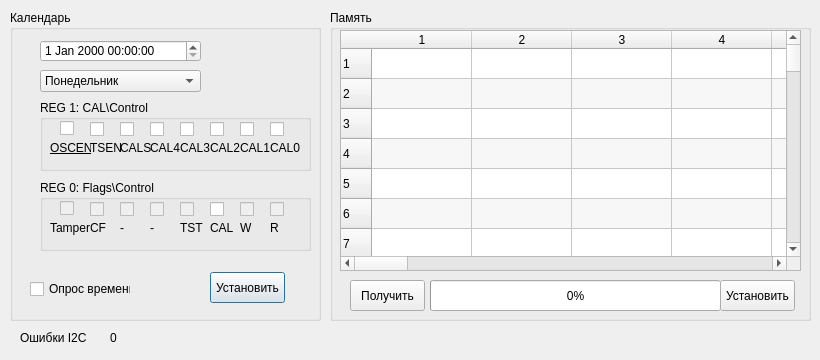
<?xml version="1.0" encoding="UTF-8"?>
<ui version="4.0">
 <class>I2C_Set</class>
 <widget class="QDialog" name="I2C_Set">
  <property name="geometry">
   <rect>
    <x>0</x>
    <y>0</y>
    <width>820</width>
    <height>360</height>
   </rect>
  </property>
  <property name="minimumSize">
   <size>
    <width>820</width>
    <height>360</height>
   </size>
  </property>
  <property name="maximumSize">
   <size>
    <width>820</width>
    <height>360</height>
   </size>
  </property>
  <property name="windowTitle">
   <string>I2C Часы/Память</string>
  </property>
  <widget class="QGroupBox" name="groupBox">
   <property name="geometry">
    <rect>
     <x>10</x>
     <y>10</y>
     <width>311</width>
     <height>311</height>
    </rect>
   </property>
   <property name="title">
    <string>Календарь</string>
   </property>
   <widget class="QDateTimeEdit" name="dateTimeEdit">
    <property name="geometry">
     <rect>
      <x>30</x>
      <y>30</y>
      <width>161</width>
      <height>22</height>
     </rect>
    </property>
   </widget>
   <widget class="QComboBox" name="comboBox">
    <property name="geometry">
     <rect>
      <x>30</x>
      <y>60</y>
      <width>161</width>
      <height>22</height>
     </rect>
    </property>
    <item>
     <property name="text">
      <string>Понедельник</string>
     </property>
    </item>
    <item>
     <property name="text">
      <string>Вторник</string>
     </property>
    </item>
    <item>
     <property name="text">
      <string>Среда</string>
     </property>
    </item>
    <item>
     <property name="text">
      <string>Четверг</string>
     </property>
    </item>
    <item>
     <property name="text">
      <string>Пятница</string>
     </property>
    </item>
    <item>
     <property name="text">
      <string>Суббота</string>
     </property>
    </item>
    <item>
     <property name="text">
      <string>Воскресенье</string>
     </property>
    </item>
   </widget>
   <widget class="QGroupBox" name="groupBox_2">
    <property name="geometry">
     <rect>
      <x>30</x>
      <y>90</y>
      <width>271</width>
      <height>71</height>
     </rect>
    </property>
    <property name="title">
     <string>REG 1: CAL\Control</string>
    </property>
    <widget class="QCheckBox" name="checkBox">
     <property name="geometry">
      <rect>
       <x>20</x>
       <y>20</y>
       <width>16</width>
       <height>16</height>
      </rect>
     </property>
     <property name="font">
      <font>
       <kerning>true</kerning>
      </font>
     </property>
     <property name="text">
      <string/>
     </property>
    </widget>
    <widget class="QCheckBox" name="checkBox_2">
     <property name="geometry">
      <rect>
       <x>50</x>
       <y>20</y>
       <width>16</width>
       <height>18</height>
      </rect>
     </property>
     <property name="font">
      <font>
       <kerning>true</kerning>
      </font>
     </property>
     <property name="text">
      <string/>
     </property>
    </widget>
    <widget class="QCheckBox" name="checkBox_3">
     <property name="geometry">
      <rect>
       <x>80</x>
       <y>20</y>
       <width>16</width>
       <height>18</height>
      </rect>
     </property>
     <property name="font">
      <font>
       <kerning>true</kerning>
      </font>
     </property>
     <property name="text">
      <string/>
     </property>
    </widget>
    <widget class="QCheckBox" name="checkBox_4">
     <property name="geometry">
      <rect>
       <x>110</x>
       <y>20</y>
       <width>16</width>
       <height>18</height>
      </rect>
     </property>
     <property name="font">
      <font>
       <kerning>true</kerning>
      </font>
     </property>
     <property name="text">
      <string/>
     </property>
    </widget>
    <widget class="QCheckBox" name="checkBox_5">
     <property name="geometry">
      <rect>
       <x>140</x>
       <y>20</y>
       <width>16</width>
       <height>18</height>
      </rect>
     </property>
     <property name="font">
      <font>
       <kerning>true</kerning>
      </font>
     </property>
     <property name="text">
      <string/>
     </property>
    </widget>
    <widget class="QCheckBox" name="checkBox_6">
     <property name="geometry">
      <rect>
       <x>170</x>
       <y>20</y>
       <width>16</width>
       <height>18</height>
      </rect>
     </property>
     <property name="font">
      <font>
       <kerning>true</kerning>
      </font>
     </property>
     <property name="text">
      <string/>
     </property>
    </widget>
    <widget class="QCheckBox" name="checkBox_7">
     <property name="geometry">
      <rect>
       <x>200</x>
       <y>20</y>
       <width>16</width>
       <height>18</height>
      </rect>
     </property>
     <property name="font">
      <font>
       <kerning>true</kerning>
      </font>
     </property>
     <property name="text">
      <string/>
     </property>
    </widget>
    <widget class="QCheckBox" name="checkBox_8">
     <property name="geometry">
      <rect>
       <x>230</x>
       <y>20</y>
       <width>16</width>
       <height>18</height>
      </rect>
     </property>
     <property name="font">
      <font>
       <kerning>true</kerning>
      </font>
     </property>
     <property name="text">
      <string/>
     </property>
    </widget>
    <widget class="QLabel" name="label">
     <property name="geometry">
      <rect>
       <x>10</x>
       <y>40</y>
       <width>41</width>
       <height>16</height>
      </rect>
     </property>
     <property name="font">
      <font>
       <underline>true</underline>
      </font>
     </property>
     <property name="text">
      <string>OSCEN</string>
     </property>
    </widget>
    <widget class="QLabel" name="label_2">
     <property name="geometry">
      <rect>
       <x>50</x>
       <y>40</y>
       <width>31</width>
       <height>16</height>
      </rect>
     </property>
     <property name="text">
      <string>TSEN</string>
     </property>
    </widget>
    <widget class="QLabel" name="label_3">
     <property name="geometry">
      <rect>
       <x>230</x>
       <y>40</y>
       <width>31</width>
       <height>16</height>
      </rect>
     </property>
     <property name="text">
      <string>CAL0</string>
     </property>
    </widget>
    <widget class="QLabel" name="label_4">
     <property name="geometry">
      <rect>
       <x>200</x>
       <y>40</y>
       <width>31</width>
       <height>16</height>
      </rect>
     </property>
     <property name="text">
      <string>CAL1</string>
     </property>
    </widget>
    <widget class="QLabel" name="label_5">
     <property name="geometry">
      <rect>
       <x>170</x>
       <y>40</y>
       <width>31</width>
       <height>16</height>
      </rect>
     </property>
     <property name="text">
      <string>CAL2</string>
     </property>
    </widget>
    <widget class="QLabel" name="label_6">
     <property name="geometry">
      <rect>
       <x>140</x>
       <y>40</y>
       <width>31</width>
       <height>16</height>
      </rect>
     </property>
     <property name="text">
      <string>CAL3</string>
     </property>
    </widget>
    <widget class="QLabel" name="label_7">
     <property name="geometry">
      <rect>
       <x>110</x>
       <y>40</y>
       <width>31</width>
       <height>16</height>
      </rect>
     </property>
     <property name="text">
      <string>CAL4</string>
     </property>
    </widget>
    <widget class="QLabel" name="label_8">
     <property name="geometry">
      <rect>
       <x>80</x>
       <y>40</y>
       <width>31</width>
       <height>16</height>
      </rect>
     </property>
     <property name="text">
      <string>CALS</string>
     </property>
    </widget>
   </widget>
   <widget class="QGroupBox" name="groupBox_3">
    <property name="enabled">
     <bool>true</bool>
    </property>
    <property name="geometry">
     <rect>
      <x>30</x>
      <y>170</y>
      <width>271</width>
      <height>71</height>
     </rect>
    </property>
    <property name="title">
     <string>REG 0: Flags\Control</string>
    </property>
    <widget class="QCheckBox" name="checkBox_9">
     <property name="enabled">
      <bool>false</bool>
     </property>
     <property name="geometry">
      <rect>
       <x>20</x>
       <y>20</y>
       <width>16</width>
       <height>16</height>
      </rect>
     </property>
     <property name="font">
      <font>
       <kerning>true</kerning>
      </font>
     </property>
     <property name="text">
      <string/>
     </property>
    </widget>
    <widget class="QCheckBox" name="checkBox_10">
     <property name="enabled">
      <bool>false</bool>
     </property>
     <property name="geometry">
      <rect>
       <x>50</x>
       <y>20</y>
       <width>16</width>
       <height>18</height>
      </rect>
     </property>
     <property name="font">
      <font>
       <kerning>true</kerning>
      </font>
     </property>
     <property name="text">
      <string/>
     </property>
    </widget>
    <widget class="QCheckBox" name="checkBox_11">
     <property name="enabled">
      <bool>false</bool>
     </property>
     <property name="geometry">
      <rect>
       <x>80</x>
       <y>20</y>
       <width>16</width>
       <height>18</height>
      </rect>
     </property>
     <property name="font">
      <font>
       <kerning>true</kerning>
      </font>
     </property>
     <property name="text">
      <string/>
     </property>
    </widget>
    <widget class="QCheckBox" name="checkBox_12">
     <property name="enabled">
      <bool>false</bool>
     </property>
     <property name="geometry">
      <rect>
       <x>110</x>
       <y>20</y>
       <width>16</width>
       <height>18</height>
      </rect>
     </property>
     <property name="font">
      <font>
       <kerning>true</kerning>
      </font>
     </property>
     <property name="text">
      <string/>
     </property>
    </widget>
    <widget class="QCheckBox" name="checkBox_13">
     <property name="enabled">
      <bool>false</bool>
     </property>
     <property name="geometry">
      <rect>
       <x>140</x>
       <y>20</y>
       <width>16</width>
       <height>18</height>
      </rect>
     </property>
     <property name="font">
      <font>
       <kerning>true</kerning>
      </font>
     </property>
     <property name="text">
      <string/>
     </property>
    </widget>
    <widget class="QCheckBox" name="checkBox_14">
     <property name="enabled">
      <bool>true</bool>
     </property>
     <property name="geometry">
      <rect>
       <x>170</x>
       <y>20</y>
       <width>16</width>
       <height>18</height>
      </rect>
     </property>
     <property name="font">
      <font>
       <kerning>true</kerning>
      </font>
     </property>
     <property name="text">
      <string/>
     </property>
    </widget>
    <widget class="QCheckBox" name="checkBox_15">
     <property name="enabled">
      <bool>false</bool>
     </property>
     <property name="geometry">
      <rect>
       <x>200</x>
       <y>20</y>
       <width>16</width>
       <height>18</height>
      </rect>
     </property>
     <property name="font">
      <font>
       <kerning>true</kerning>
      </font>
     </property>
     <property name="text">
      <string/>
     </property>
    </widget>
    <widget class="QCheckBox" name="checkBox_16">
     <property name="enabled">
      <bool>false</bool>
     </property>
     <property name="geometry">
      <rect>
       <x>230</x>
       <y>20</y>
       <width>16</width>
       <height>18</height>
      </rect>
     </property>
     <property name="font">
      <font>
       <kerning>true</kerning>
      </font>
     </property>
     <property name="text">
      <string/>
     </property>
    </widget>
    <widget class="QLabel" name="label_9">
     <property name="geometry">
      <rect>
       <x>10</x>
       <y>40</y>
       <width>41</width>
       <height>16</height>
      </rect>
     </property>
     <property name="font">
      <font>
       <underline>false</underline>
      </font>
     </property>
     <property name="text">
      <string>Tamper</string>
     </property>
    </widget>
    <widget class="QLabel" name="label_10">
     <property name="geometry">
      <rect>
       <x>50</x>
       <y>40</y>
       <width>31</width>
       <height>16</height>
      </rect>
     </property>
     <property name="text">
      <string>CF</string>
     </property>
    </widget>
    <widget class="QLabel" name="label_11">
     <property name="geometry">
      <rect>
       <x>230</x>
       <y>40</y>
       <width>31</width>
       <height>16</height>
      </rect>
     </property>
     <property name="text">
      <string>R</string>
     </property>
    </widget>
    <widget class="QLabel" name="label_12">
     <property name="geometry">
      <rect>
       <x>200</x>
       <y>40</y>
       <width>16</width>
       <height>16</height>
      </rect>
     </property>
     <property name="text">
      <string>W</string>
     </property>
    </widget>
    <widget class="QLabel" name="label_13">
     <property name="geometry">
      <rect>
       <x>170</x>
       <y>40</y>
       <width>31</width>
       <height>16</height>
      </rect>
     </property>
     <property name="text">
      <string>CAL</string>
     </property>
    </widget>
    <widget class="QLabel" name="label_14">
     <property name="geometry">
      <rect>
       <x>140</x>
       <y>40</y>
       <width>31</width>
       <height>16</height>
      </rect>
     </property>
     <property name="text">
      <string>TST</string>
     </property>
    </widget>
    <widget class="QLabel" name="label_15">
     <property name="geometry">
      <rect>
       <x>110</x>
       <y>40</y>
       <width>31</width>
       <height>16</height>
      </rect>
     </property>
     <property name="text">
      <string>-</string>
     </property>
    </widget>
    <widget class="QLabel" name="label_16">
     <property name="geometry">
      <rect>
       <x>80</x>
       <y>40</y>
       <width>16</width>
       <height>16</height>
      </rect>
     </property>
     <property name="text">
      <string>-</string>
     </property>
    </widget>
   </widget>
   <widget class="QPushButton" name="pushButton_2">
    <property name="geometry">
     <rect>
      <x>200</x>
      <y>262</y>
      <width>75</width>
      <height>31</height>
     </rect>
    </property>
    <property name="text">
     <string>Установить</string>
    </property>
   </widget>
   <widget class="QCheckBox" name="checkBox_17">
    <property name="geometry">
     <rect>
      <x>20</x>
      <y>270</y>
      <width>101</width>
      <height>18</height>
     </rect>
    </property>
    <property name="text">
     <string>Опрос времени</string>
    </property>
   </widget>
  </widget>
  <widget class="QGroupBox" name="groupBox_4">
   <property name="geometry">
    <rect>
     <x>330</x>
     <y>10</y>
     <width>481</width>
     <height>311</height>
    </rect>
   </property>
   <property name="title">
    <string>Память</string>
   </property>
   <widget class="QPushButton" name="pushButton_3">
    <property name="geometry">
     <rect>
      <x>20</x>
      <y>270</y>
      <width>75</width>
      <height>31</height>
     </rect>
    </property>
    <property name="text">
     <string>Получить</string>
    </property>
   </widget>
   <widget class="QPushButton" name="pushButton_4">
    <property name="geometry">
     <rect>
      <x>390</x>
      <y>270</y>
      <width>75</width>
      <height>31</height>
     </rect>
    </property>
    <property name="text">
     <string>Установить</string>
    </property>
    <property name="checkable">
     <bool>false</bool>
    </property>
    <property name="flat">
     <bool>false</bool>
    </property>
   </widget>
   <widget class="QTableWidget" name="tableWidget">
    <property name="geometry">
     <rect>
      <x>10</x>
      <y>20</y>
      <width>461</width>
      <height>241</height>
     </rect>
    </property>
    <property name="alternatingRowColors">
     <bool>true</bool>
    </property>
    <property name="wordWrap">
     <bool>true</bool>
    </property>
    <property name="cornerButtonEnabled">
     <bool>true</bool>
    </property>
    <property name="rowCount">
     <number>1024</number>
    </property>
    <property name="columnCount">
     <number>32</number>
    </property>
    <row/>
    <row/>
    <row/>
    <row/>
    <row/>
    <row/>
    <row/>
    <row/>
    <row/>
    <row/>
    <row/>
    <row/>
    <row/>
    <row/>
    <row/>
    <row/>
    <row/>
    <row/>
    <row/>
    <row/>
    <row/>
    <row/>
    <row/>
    <row/>
    <row/>
    <row/>
    <row/>
    <row/>
    <row/>
    <row/>
    <row/>
    <row/>
    <row/>
    <row/>
    <row/>
    <row/>
    <row/>
    <row/>
    <row/>
    <row/>
    <row/>
    <row/>
    <row/>
    <row/>
    <row/>
    <row/>
    <row/>
    <row/>
    <row/>
    <row/>
    <row/>
    <row/>
    <row/>
    <row/>
    <row/>
    <row/>
    <row/>
    <row/>
    <row/>
    <row/>
    <row/>
    <row/>
    <row/>
    <row/>
    <row/>
    <row/>
    <row/>
    <row/>
    <row/>
    <row/>
    <row/>
    <row/>
    <row/>
    <row/>
    <row/>
    <row/>
    <row/>
    <row/>
    <row/>
    <row/>
    <row/>
    <row/>
    <row/>
    <row/>
    <row/>
    <row/>
    <row/>
    <row/>
    <row/>
    <row/>
    <row/>
    <row/>
    <row/>
    <row/>
    <row/>
    <row/>
    <row/>
    <row/>
    <row/>
    <row/>
    <row/>
    <row/>
    <row/>
    <row/>
    <row/>
    <row/>
    <row/>
    <row/>
    <row/>
    <row/>
    <row/>
    <row/>
    <row/>
    <row/>
    <row/>
    <row/>
    <row/>
    <row/>
    <row/>
    <row/>
    <row/>
    <row/>
    <row/>
    <row/>
    <row/>
    <row/>
    <row/>
    <row/>
    <row/>
    <row/>
    <row/>
    <row/>
    <row/>
    <row/>
    <row/>
    <row/>
    <row/>
    <row/>
    <row/>
    <row/>
    <row/>
    <row/>
    <row/>
    <row/>
    <row/>
    <row/>
    <row/>
    <row/>
    <row/>
    <row/>
    <row/>
    <row/>
    <row/>
    <row/>
    <row/>
    <row/>
    <row/>
    <row/>
    <row/>
    <row/>
    <row/>
    <row/>
    <row/>
    <row/>
    <row/>
    <row/>
    <row/>
    <row/>
    <row/>
    <row/>
    <row/>
    <row/>
    <row/>
    <row/>
    <row/>
    <row/>
    <row/>
    <row/>
    <row/>
    <row/>
    <row/>
    <row/>
    <row/>
    <row/>
    <row/>
    <row/>
    <row/>
    <row/>
    <row/>
    <row/>
    <row/>
    <row/>
    <row/>
    <row/>
    <row/>
    <row/>
    <row/>
    <row/>
    <row/>
    <row/>
    <row/>
    <row/>
    <row/>
    <row/>
    <row/>
    <row/>
    <row/>
    <row/>
    <row/>
    <row/>
    <row/>
    <row/>
    <row/>
    <row/>
    <row/>
    <row/>
    <row/>
    <row/>
    <row/>
    <row/>
    <row/>
    <row/>
    <row/>
    <row/>
    <row/>
    <row/>
    <row/>
    <row/>
    <row/>
    <row/>
    <row/>
    <row/>
    <row/>
    <row/>
    <row/>
    <row/>
    <row/>
    <row/>
    <row/>
    <row/>
    <row/>
    <row/>
    <row/>
    <row/>
    <row/>
    <row/>
    <row/>
    <row/>
    <row/>
    <row/>
    <row/>
    <row/>
    <row/>
    <row/>
    <row/>
    <row/>
    <row/>
    <row/>
    <row/>
    <row/>
    <row/>
    <row/>
    <row/>
    <row/>
    <row/>
    <row/>
    <row/>
    <row/>
    <row/>
    <row/>
    <row/>
    <row/>
    <row/>
    <row/>
    <row/>
    <row/>
    <row/>
    <row/>
    <row/>
    <row/>
    <row/>
    <row/>
    <row/>
    <row/>
    <row/>
    <row/>
    <row/>
    <row/>
    <row/>
    <row/>
    <row/>
    <row/>
    <row/>
    <row/>
    <row/>
    <row/>
    <row/>
    <row/>
    <row/>
    <row/>
    <row/>
    <row/>
    <row/>
    <row/>
    <row/>
    <row/>
    <row/>
    <row/>
    <row/>
    <row/>
    <row/>
    <row/>
    <row/>
    <row/>
    <row/>
    <row/>
    <row/>
    <row/>
    <row/>
    <row/>
    <row/>
    <row/>
    <row/>
    <row/>
    <row/>
    <row/>
    <row/>
    <row/>
    <row/>
    <row/>
    <row/>
    <row/>
    <row/>
    <row/>
    <row/>
    <row/>
    <row/>
    <row/>
    <row/>
    <row/>
    <row/>
    <row/>
    <row/>
    <row/>
    <row/>
    <row/>
    <row/>
    <row/>
    <row/>
    <row/>
    <row/>
    <row/>
    <row/>
    <row/>
    <row/>
    <row/>
    <row/>
    <row/>
    <row/>
    <row/>
    <row/>
    <row/>
    <row/>
    <row/>
    <row/>
    <row/>
    <row/>
    <row/>
    <row/>
    <row/>
    <row/>
    <row/>
    <row/>
    <row/>
    <row/>
    <row/>
    <row/>
    <row/>
    <row/>
    <row/>
    <row/>
    <row/>
    <row/>
    <row/>
    <row/>
    <row/>
    <row/>
    <row/>
    <row/>
    <row/>
    <row/>
    <row/>
    <row/>
    <row/>
    <row/>
    <row/>
    <row/>
    <row/>
    <row/>
    <row/>
    <row/>
    <row/>
    <row/>
    <row/>
    <row/>
    <row/>
    <row/>
    <row/>
    <row/>
    <row/>
    <row/>
    <row/>
    <row/>
    <row/>
    <row/>
    <row/>
    <row/>
    <row/>
    <row/>
    <row/>
    <row/>
    <row/>
    <row/>
    <row/>
    <row/>
    <row/>
    <row/>
    <row/>
    <row/>
    <row/>
    <row/>
    <row/>
    <row/>
    <row/>
    <row/>
    <row/>
    <row/>
    <row/>
    <row/>
    <row/>
    <row/>
    <row/>
    <row/>
    <row/>
    <row/>
    <row/>
    <row/>
    <row/>
    <row/>
    <row/>
    <row/>
    <row/>
    <row/>
    <row/>
    <row/>
    <row/>
    <row/>
    <row/>
    <row/>
    <row/>
    <row/>
    <row/>
    <row/>
    <row/>
    <row/>
    <row/>
    <row/>
    <row/>
    <row/>
    <row/>
    <row/>
    <row/>
    <row/>
    <row/>
    <row/>
    <row/>
    <row/>
    <row/>
    <row/>
    <row/>
    <row/>
    <row/>
    <row/>
    <row/>
    <row/>
    <row/>
    <row/>
    <row/>
    <row/>
    <row/>
    <row/>
    <row/>
    <row/>
    <row/>
    <row/>
    <row/>
    <row/>
    <row/>
    <row/>
    <row/>
    <row/>
    <row/>
    <row/>
    <row/>
    <row/>
    <row/>
    <row/>
    <row/>
    <row/>
    <row/>
    <row/>
    <row/>
    <row/>
    <row/>
    <row/>
    <row/>
    <row/>
    <row/>
    <row/>
    <row/>
    <row/>
    <row/>
    <row/>
    <row/>
    <row/>
    <row/>
    <row/>
    <row/>
    <row/>
    <row/>
    <row/>
    <row/>
    <row/>
    <row/>
    <row/>
    <row/>
    <row/>
    <row/>
    <row/>
    <row/>
    <row/>
    <row/>
    <row/>
    <row/>
    <row/>
    <row/>
    <row/>
    <row/>
    <row/>
    <row/>
    <row/>
    <row/>
    <row/>
    <row/>
    <row/>
    <row/>
    <row/>
    <row/>
    <row/>
    <row/>
    <row/>
    <row/>
    <row/>
    <row/>
    <row/>
    <row/>
    <row/>
    <row/>
    <row/>
    <row/>
    <row/>
    <row/>
    <row/>
    <row/>
    <row/>
    <row/>
    <row/>
    <row/>
    <row/>
    <row/>
    <row/>
    <row/>
    <row/>
    <row/>
    <row/>
    <row/>
    <row/>
    <row/>
    <row/>
    <row/>
    <row/>
    <row/>
    <row/>
    <row/>
    <row/>
    <row/>
    <row/>
    <row/>
    <row/>
    <row/>
    <row/>
    <row/>
    <row/>
    <row/>
    <row/>
    <row/>
    <row/>
    <row/>
    <row/>
    <row/>
    <row/>
    <row/>
    <row/>
    <row/>
    <row/>
    <row/>
    <row/>
    <row/>
    <row/>
    <row/>
    <row/>
    <row/>
    <row/>
    <row/>
    <row/>
    <row/>
    <row/>
    <row/>
    <row/>
    <row/>
    <row/>
    <row/>
    <row/>
    <row/>
    <row/>
    <row/>
    <row/>
    <row/>
    <row/>
    <row/>
    <row/>
    <row/>
    <row/>
    <row/>
    <row/>
    <row/>
    <row/>
    <row/>
    <row/>
    <row/>
    <row/>
    <row/>
    <row/>
    <row/>
    <row/>
    <row/>
    <row/>
    <row/>
    <row/>
    <row/>
    <row/>
    <row/>
    <row/>
    <row/>
    <row/>
    <row/>
    <row/>
    <row/>
    <row/>
    <row/>
    <row/>
    <row/>
    <row/>
    <row/>
    <row/>
    <row/>
    <row/>
    <row/>
    <row/>
    <row/>
    <row/>
    <row/>
    <row/>
    <row/>
    <row/>
    <row/>
    <row/>
    <row/>
    <row/>
    <row/>
    <row/>
    <row/>
    <row/>
    <row/>
    <row/>
    <row/>
    <row/>
    <row/>
    <row/>
    <row/>
    <row/>
    <row/>
    <row/>
    <row/>
    <row/>
    <row/>
    <row/>
    <row/>
    <row/>
    <row/>
    <row/>
    <row/>
    <row/>
    <row/>
    <row/>
    <row/>
    <row/>
    <row/>
    <row/>
    <row/>
    <row/>
    <row/>
    <row/>
    <row/>
    <row/>
    <row/>
    <row/>
    <row/>
    <row/>
    <row/>
    <row/>
    <row/>
    <row/>
    <row/>
    <row/>
    <row/>
    <row/>
    <row/>
    <row/>
    <row/>
    <row/>
    <row/>
    <row/>
    <row/>
    <row/>
    <row/>
    <row/>
    <row/>
    <row/>
    <row/>
    <row/>
    <row/>
    <row/>
    <row/>
    <row/>
    <row/>
    <row/>
    <row/>
    <row/>
    <row/>
    <row/>
    <row/>
    <row/>
    <row/>
    <row/>
    <row/>
    <row/>
    <row/>
    <row/>
    <row/>
    <row/>
    <row/>
    <row/>
    <row/>
    <row/>
    <row/>
    <row/>
    <row/>
    <row/>
    <row/>
    <row/>
    <row/>
    <row/>
    <row/>
    <row/>
    <row/>
    <row/>
    <row/>
    <row/>
    <row/>
    <row/>
    <row/>
    <row/>
    <row/>
    <row/>
    <row/>
    <row/>
    <row/>
    <row/>
    <row/>
    <row/>
    <row/>
    <row/>
    <row/>
    <row/>
    <row/>
    <row/>
    <row/>
    <row/>
    <row/>
    <row/>
    <row/>
    <row/>
    <row/>
    <row/>
    <row/>
    <row/>
    <row/>
    <row/>
    <row/>
    <row/>
    <row/>
    <row/>
    <row/>
    <row/>
    <row/>
    <row/>
    <row/>
    <row/>
    <row/>
    <row/>
    <row/>
    <row/>
    <row/>
    <row/>
    <row/>
    <row/>
    <row/>
    <row/>
    <row/>
    <row/>
    <row/>
    <row/>
    <row/>
    <row/>
    <row/>
    <row/>
    <row/>
    <row/>
    <row/>
    <row/>
    <row/>
    <row/>
    <row/>
    <row/>
    <row/>
    <row/>
    <row/>
    <row/>
    <row/>
    <row/>
    <row/>
    <row/>
    <row/>
    <row/>
    <row/>
    <row/>
    <row/>
    <row/>
    <row/>
    <row/>
    <row/>
    <row/>
    <row/>
    <row/>
    <row/>
    <row/>
    <row/>
    <row/>
    <row/>
    <row/>
    <row/>
    <row/>
    <row/>
    <row/>
    <row/>
    <row/>
    <row/>
    <row/>
    <row/>
    <row/>
    <row/>
    <row/>
    <row/>
    <row/>
    <row/>
    <row/>
    <row/>
    <row/>
    <row/>
    <row/>
    <row/>
    <row/>
    <row/>
    <row/>
    <row/>
    <row/>
    <row/>
    <row/>
    <row/>
    <row/>
    <row/>
    <row/>
    <row/>
    <row/>
    <row/>
    <row/>
    <row/>
    <row/>
    <row/>
    <row/>
    <row/>
    <row/>
    <row/>
    <row/>
    <row/>
    <row/>
    <row/>
    <row/>
    <row/>
    <row/>
    <row/>
    <row/>
    <row/>
    <row/>
    <row/>
    <row/>
    <row/>
    <row/>
    <row/>
    <row/>
    <row/>
    <row/>
    <row/>
    <row/>
    <row/>
    <row/>
    <row/>
    <row/>
    <row/>
    <row/>
    <row/>
    <row/>
    <row/>
    <row/>
    <row/>
    <row/>
    <row/>
    <row/>
    <row/>
    <row/>
    <row/>
    <row/>
    <row/>
    <row/>
    <row/>
    <row/>
    <row/>
    <row/>
    <row/>
    <row/>
    <row/>
    <row/>
    <row/>
    <row/>
    <row/>
    <row/>
    <row/>
    <row/>
    <row/>
    <row/>
    <row/>
    <row/>
    <row/>
    <row/>
    <row/>
    <row/>
    <row/>
    <row/>
    <row/>
    <row/>
    <row/>
    <row/>
    <row/>
    <row/>
    <row/>
    <row/>
    <row/>
    <row/>
    <row/>
    <row/>
    <row/>
    <row/>
    <row/>
    <row/>
    <row/>
    <row/>
    <row/>
    <row/>
    <row/>
    <row/>
    <row/>
    <row/>
    <row/>
    <row/>
    <row/>
    <row/>
    <row/>
    <row/>
    <row/>
    <row/>
    <row/>
    <row/>
    <row/>
    <column/>
    <column/>
    <column/>
    <column/>
    <column/>
    <column/>
    <column/>
    <column/>
    <column/>
    <column/>
    <column/>
    <column/>
    <column/>
    <column/>
    <column/>
    <column/>
    <column/>
    <column/>
    <column/>
    <column/>
    <column/>
    <column/>
    <column/>
    <column/>
    <column/>
    <column/>
    <column/>
    <column/>
    <column/>
    <column/>
    <column/>
    <column/>
   </widget>
   <widget class="QProgressBar" name="progressBar">
    <property name="geometry">
     <rect>
      <x>100</x>
      <y>270</y>
      <width>291</width>
      <height>31</height>
     </rect>
    </property>
    <property name="value">
     <number>0</number>
    </property>
   </widget>
  </widget>
  <widget class="QLabel" name="label_17">
   <property name="geometry">
    <rect>
     <x>20</x>
     <y>330</y>
     <width>81</width>
     <height>16</height>
    </rect>
   </property>
   <property name="text">
    <string>Ошибки I2C</string>
   </property>
  </widget>
  <widget class="QLabel" name="label_18">
   <property name="geometry">
    <rect>
     <x>110</x>
     <y>330</y>
     <width>21</width>
     <height>16</height>
    </rect>
   </property>
   <property name="text">
    <string>0</string>
   </property>
  </widget>
 </widget>
 <resources/>
 <connections/>
</ui>
